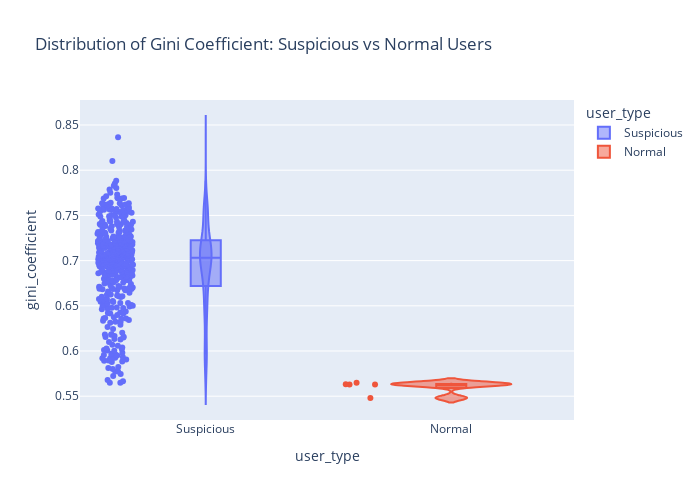

The notebook cell this image was saved under:
### Markdown cell above
# 4. Suspicious Users Analysis

### Code cell
if 'suspicious' in suspicious_df.columns and sum(suspicious_df['suspicious']) > 0:
    susp_users = suspicious_df[suspicious_df['suspicious']]
    
    # Display table of suspicious users
    display(widgets.HTML('<h3>Suspicious User Analysis</h3>'))
    display(susp_users[['user_id', 'post_count', 'gini_coefficient', 'top1_ratio', 
                      'duplicate_post_ratio']].head(10).style.background_gradient(
                          cmap='Reds', subset=['gini_coefficient', 'top1_ratio', 'duplicate_post_ratio']
                      ))
    
    # Plot distribution of suspicious vs normal users
    def plot_suspicious_comparison(metric):
        metric = susp_metric_selector.value
        
        # Merge data
        merged_df = user_topic_df.merge(
            suspicious_df[['user_id', 'suspicious']], 
            on='user_id', 
            how='left'
        )
        merged_df['suspicious'] = merged_df['suspicious'].fillna(False)
        merged_df['user_type'] = merged_df['suspicious'].map({True: 'Suspicious', False: 'Normal'})
        
        # Create violin plot
        fig = px.violin(
            merged_df, 
            x='user_type', 
            y=metric,
            color='user_type',
            box=True,
            points='all',
            hover_data=['user_id', 'post_count'],
            title=f'Distribution of {metric.replace("_", " ").title()}: Suspicious vs Normal Users'
        )
        
        fig.update_layout(height=500, width=700)
        fig.show()
    
    # Create metric selector for suspicious user analysis
    susp_metric_selector = widgets.Dropdown(
        options=[
            ('Gini Coefficient', 'gini_coefficient'),
            ('Shannon Entropy', 'shannon_entropy'),
            ('Top-1 Topic Ratio', 'top1_ratio'),
            ('Top-2 Topics Ratio', 'top2_ratio'),
            ('Duplicate Post Ratio', 'duplicate_post_ratio')
        ],
        value='gini_coefficient',
        description='Metric:',
        style={'description_width': 'initial'}
    )
    
    # Display interactive widget
    display(widgets.VBox([
        widgets.HTML('<h3>Suspicious vs Normal Users</h3>'),
        susp_metric_selector,
        widgets.interactive_output(plot_suspicious_comparison, {'metric': susp_metric_selector})
    ]))

### Figure 1 — Plotly figure (JSON) as saved in the notebook; plotly's stock layout.template omitted (floating-point values rounded to 4 significant figures; data arrays with more than 128 entries replaced by an {"elided": "..."} marker saying what was removed)
{"data": [{"alignmentgroup": "True", "box": {"visible": true}, "customdata": {"elided": "438x2 mixed values"}, "hovertemplate": "user_type=%{x}<br>gini_coefficient=%{y}<br>user_id=%{customdata[0]}<br>post_count=%{customdata[1]}<extra></extra>", "legendgroup": "Suspicious", "marker": {"color": "#636efa"}, "name": "Suspicious", "offsetgroup": "Suspicious", "orientation": "v", "points": "all", "scalegroup": "True", "showlegend": true, "type": "violin", "x": {"elided": "438 str values"}, "x0": " ", "xaxis": "x", "y": {"elided": "438 float values"}, "y0": " ", "yaxis": "y"}, {"alignmentgroup": "True", "box": {"visible": true}, "customdata": [["dickyirwin", 21], ["gffgfsfgfsdffjj", 3], ["brightandglory", 30], ["claudia42kern", 23], ["kadirovrussia", 5]], "hovertemplate": "user_type=%{x}<br>gini_coefficient=%{y}<br>user_id=%{customdata[0]}<br>post_count=%{customdata[1]}<extra></extra>", "legendgroup": "Normal", "marker": {"color": "#EF553B"}, "name": "Normal", "offsetgroup": "Normal", "orientation": "v", "points": "all", "scalegroup": "True", "showlegend": true, "type": "violin", "x": ["Normal", "Normal", "Normal", "Normal", "Normal"], "x0": " ", "xaxis": "x", "y": [0.5648, 0.5632, 0.5629, 0.5628, 0.5481], "y0": " ", "yaxis": "y"}], "layout": {"height": 500, "legend": {"title": {"text": "user_type"}, "tracegroupgap": 0}, "title": {"text": "Distribution of Gini Coefficient: Suspicious vs Normal Users"}, "violinmode": "overlay", "width": 700, "xaxis": {"anchor": "y", "categoryarray": ["Suspicious", "Normal"], "categoryorder": "array", "domain": [0, 1], "title": {"text": "user_type"}}, "yaxis": {"anchor": "x", "domain": [0, 1], "title": {"text": "gini_coefficient"}}}}
